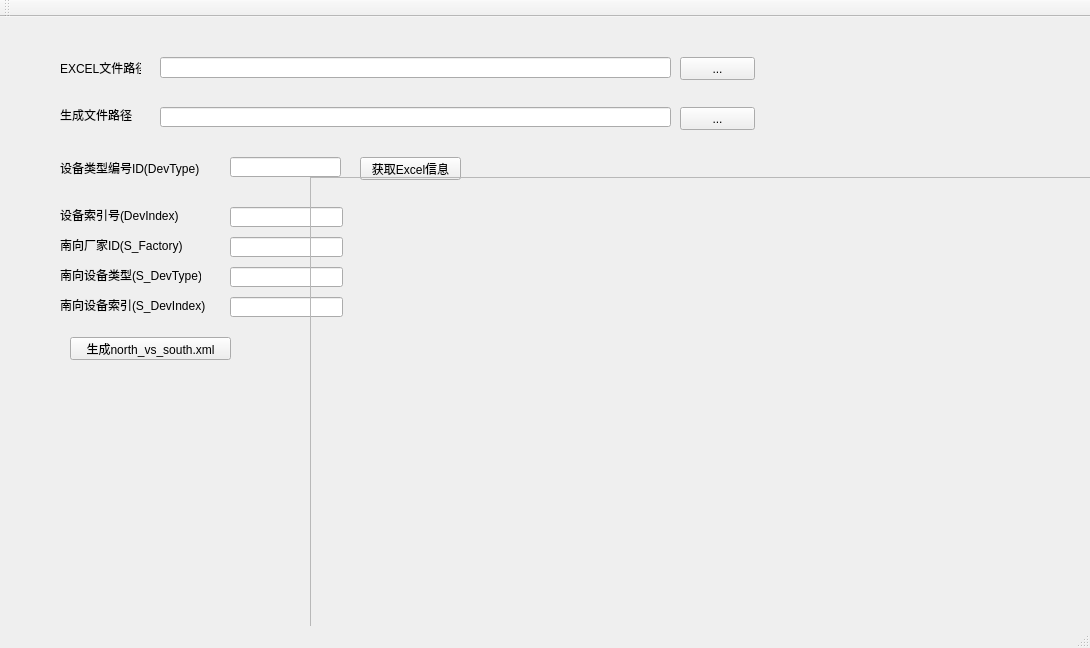
<?xml version="1.0" encoding="UTF-8"?>
<ui version="4.0">
 <class>MainWindow</class>
 <widget class="QMainWindow" name="MainWindow">
  <property name="geometry">
   <rect>
    <x>0</x>
    <y>0</y>
    <width>1090</width>
    <height>648</height>
   </rect>
  </property>
  <property name="windowTitle">
   <string>MainWindow</string>
  </property>
  <property name="styleSheet">
   <string notr="true"/>
  </property>
  <widget class="QWidget" name="centralWidget">
   <widget class="QLineEdit" name="PathdisplaylineEdit">
    <property name="geometry">
     <rect>
      <x>160</x>
      <y>40</y>
      <width>511</width>
      <height>21</height>
     </rect>
    </property>
   </widget>
   <widget class="QPushButton" name="ExcelPathPushButton">
    <property name="geometry">
     <rect>
      <x>680</x>
      <y>40</y>
      <width>75</width>
      <height>23</height>
     </rect>
    </property>
    <property name="text">
     <string>...</string>
    </property>
   </widget>
   <widget class="QLabel" name="label">
    <property name="geometry">
     <rect>
      <x>60</x>
      <y>40</y>
      <width>81</width>
      <height>21</height>
     </rect>
    </property>
    <property name="text">
     <string>EXCEL文件路径</string>
    </property>
   </widget>
   <widget class="QLabel" name="label_2">
    <property name="geometry">
     <rect>
      <x>60</x>
      <y>90</y>
      <width>81</width>
      <height>16</height>
     </rect>
    </property>
    <property name="text">
     <string>生成文件路径</string>
    </property>
   </widget>
   <widget class="QLineEdit" name="CreatePathdisplaylineEdit">
    <property name="geometry">
     <rect>
      <x>160</x>
      <y>90</y>
      <width>511</width>
      <height>20</height>
     </rect>
    </property>
   </widget>
   <widget class="QPushButton" name="createxmlpushButton">
    <property name="geometry">
     <rect>
      <x>680</x>
      <y>90</y>
      <width>75</width>
      <height>23</height>
     </rect>
    </property>
    <property name="text">
     <string>...</string>
    </property>
   </widget>
   <widget class="QPushButton" name="n_v_s_createpushButton">
    <property name="geometry">
     <rect>
      <x>70</x>
      <y>320</y>
      <width>161</width>
      <height>23</height>
     </rect>
    </property>
    <property name="text">
     <string>生成north_vs_south.xml</string>
    </property>
   </widget>
   <widget class="QLineEdit" name="DevTypeLineEdit">
    <property name="geometry">
     <rect>
      <x>230</x>
      <y>140</y>
      <width>111</width>
      <height>20</height>
     </rect>
    </property>
   </widget>
   <widget class="QLabel" name="label_3">
    <property name="geometry">
     <rect>
      <x>60</x>
      <y>140</y>
      <width>141</width>
      <height>21</height>
     </rect>
    </property>
    <property name="text">
     <string>设备类型编号ID(DevType)</string>
    </property>
   </widget>
   <widget class="QPushButton" name="GetExcelData">
    <property name="geometry">
     <rect>
      <x>360</x>
      <y>140</y>
      <width>101</width>
      <height>23</height>
     </rect>
    </property>
    <property name="text">
     <string>获取Excel信息</string>
    </property>
   </widget>
   <widget class="QLabel" name="label_4">
    <property name="geometry">
     <rect>
      <x>60</x>
      <y>190</y>
      <width>121</width>
      <height>16</height>
     </rect>
    </property>
    <property name="text">
     <string>设备索引号(DevIndex)</string>
    </property>
   </widget>
   <widget class="QLabel" name="label_5">
    <property name="geometry">
     <rect>
      <x>60</x>
      <y>220</y>
      <width>131</width>
      <height>16</height>
     </rect>
    </property>
    <property name="text">
     <string>南向厂家ID(S_Factory)</string>
    </property>
   </widget>
   <widget class="QLabel" name="label_6">
    <property name="geometry">
     <rect>
      <x>60</x>
      <y>250</y>
      <width>141</width>
      <height>16</height>
     </rect>
    </property>
    <property name="text">
     <string>南向设备类型(S_DevType)</string>
    </property>
   </widget>
   <widget class="QLabel" name="label_7">
    <property name="geometry">
     <rect>
      <x>60</x>
      <y>280</y>
      <width>161</width>
      <height>16</height>
     </rect>
    </property>
    <property name="text">
     <string>南向设备索引(S_DevIndex)</string>
    </property>
   </widget>
   <widget class="QLineEdit" name="DevIndexlineEdit">
    <property name="geometry">
     <rect>
      <x>230</x>
      <y>190</y>
      <width>113</width>
      <height>20</height>
     </rect>
    </property>
   </widget>
   <widget class="QLineEdit" name="S_FactorylineEdit">
    <property name="geometry">
     <rect>
      <x>230</x>
      <y>220</y>
      <width>113</width>
      <height>20</height>
     </rect>
    </property>
   </widget>
   <widget class="QLineEdit" name="S_DevTypelineEdit">
    <property name="geometry">
     <rect>
      <x>230</x>
      <y>250</y>
      <width>113</width>
      <height>20</height>
     </rect>
    </property>
   </widget>
   <widget class="QLineEdit" name="S_DevIndexlineEdit">
    <property name="geometry">
     <rect>
      <x>230</x>
      <y>280</y>
      <width>113</width>
      <height>20</height>
     </rect>
    </property>
   </widget>
   <widget class="QFrame" name="frame">
    <property name="geometry">
     <rect>
      <x>310</x>
      <y>160</y>
      <width>871</width>
      <height>581</height>
     </rect>
    </property>
    <property name="styleSheet">
     <string notr="true">QFrame{
background-image: url(:/1.png)
}


</string>
    </property>
    <property name="frameShape">
     <enum>QFrame::StyledPanel</enum>
    </property>
    <property name="frameShadow">
     <enum>QFrame::Raised</enum>
    </property>
   </widget>
  </widget>
  <widget class="QMenuBar" name="menuBar">
   <property name="geometry">
    <rect>
     <x>0</x>
     <y>0</y>
     <width>1090</width>
     <height>23</height>
    </rect>
   </property>
  </widget>
  <widget class="QToolBar" name="mainToolBar">
   <attribute name="toolBarArea">
    <enum>TopToolBarArea</enum>
   </attribute>
   <attribute name="toolBarBreak">
    <bool>false</bool>
   </attribute>
  </widget>
  <widget class="QStatusBar" name="statusBar"/>
 </widget>
 <layoutdefault spacing="6" margin="11"/>
 <resources/>
 <connections/>
</ui>
